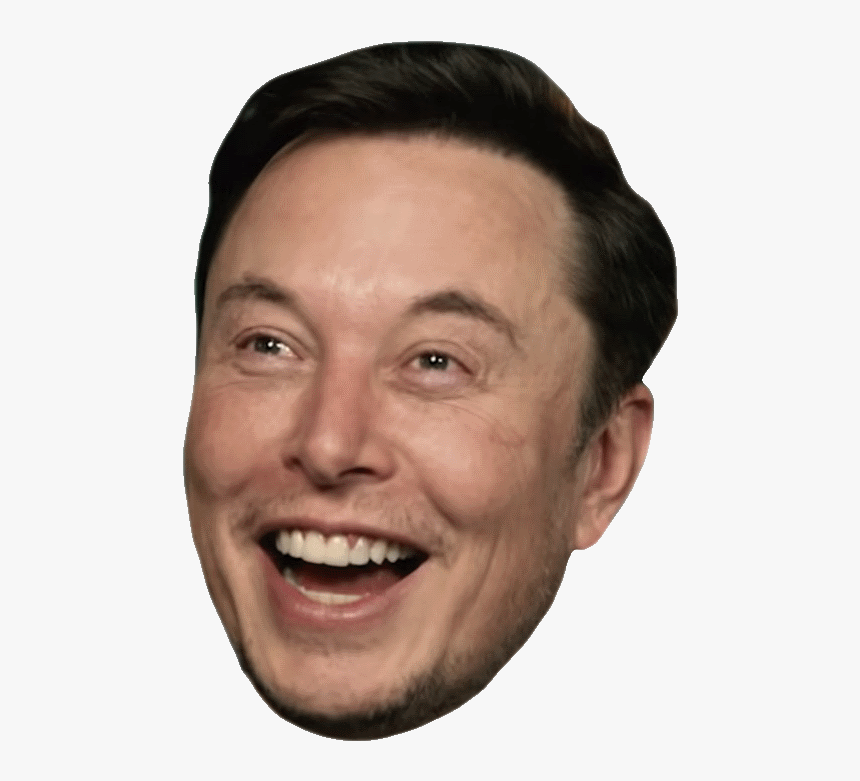
#> input picture elonmusk.png, 860 x 781 px, found by its file name
$ python testfield.py
#> lines starting #> are read from the running program, lines starting #| are printed output that depends on the picture; after the words box and inside, x2 and y2 are one past the last pixel; in counts of white or black regions, pixels touching at a corner belong together
# importing the libraries
import cv2
import numpy as np

# Setup camera
cap = cv2.VideoCapture(0)

# Read logo and resize
logo = cv2.imread('elonmusk.png')
#> logo is the input picture: shape (781, 860, 3); mean B, G, R 181.4, 188.1, 201.7
size = 100
logo = cv2.resize(logo, (size, size))
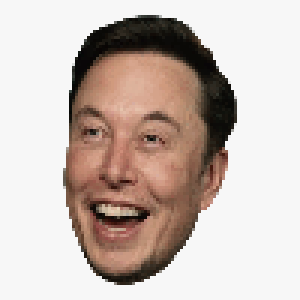
#> logo: shape (100, 100, 3) (shown 3 times larger); mean B, G, R 181.3, 188, 201.6

# Create a mask of logo
img2gray = cv2.cvtColor(logo, cv2.COLOR_BGR2GRAY)
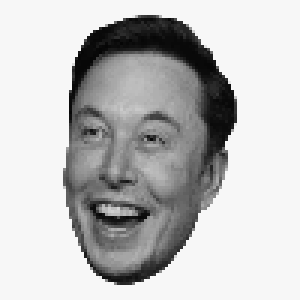
#> img2gray: shape (100, 100) (shown 3 times larger); min 5, max 247, mean 191.3
ret, mask = cv2.threshold(img2gray, 1, 255, cv2.THRESH_BINARY)
#> mask: shape (100, 100); every value is 255


while True:
	# Capture frame-by-frame
	ret, frame = cap.read()
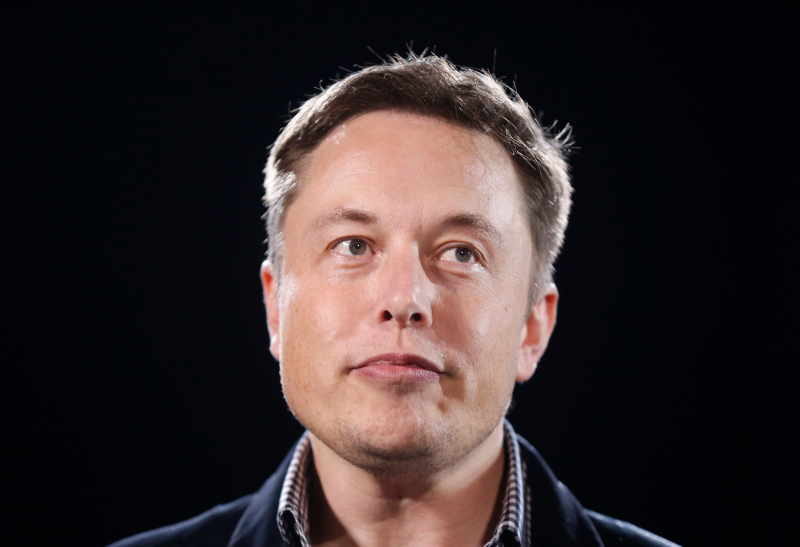
#> input picture elonmusk.jpg, 2400 x 1640 px, given in place of the camera (shown at 1/3 size)
#> frame is the input picture: shape (1640, 2400, 3); mean B, G, R 42.7, 42.1, 52
	cv2.line(frame,(0,0), (300,300),(255,0,0),5) #blue
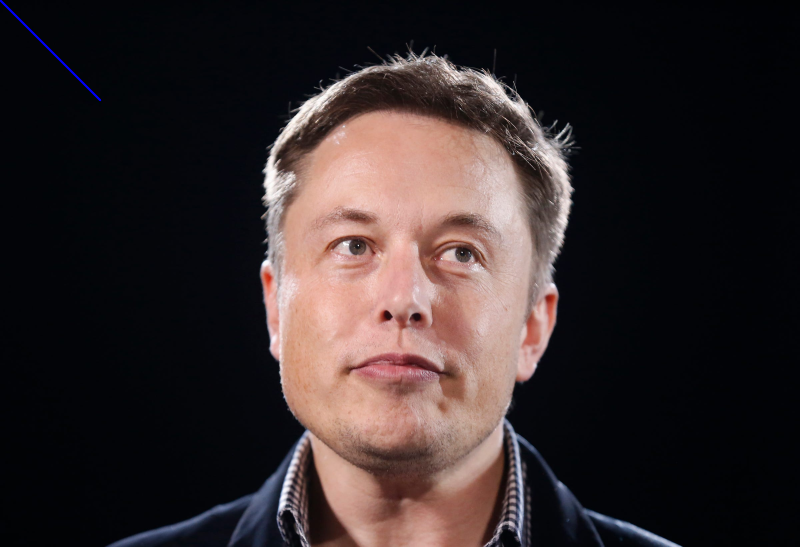
#> frame: shape (1640, 2400, 3) (shown at 1/3 size); 0.07% of pixels changed, all inside (x1, y1, x2, y2) = (0, 0, 304, 304)
	cv2.line(frame,(0,0), (300,0),(0,255,0),5) #green
#> frame: shape (1640, 2400, 3); 0.03% of pixels changed, all inside (x1, y1, x2, y2) = (0, 0, 304, 4)
	cv2.line(frame,(0,0), (0,300),(0,0,255),5) #red
#> frame: shape (1640, 2400, 3); mean B, G, R 42.9, 42.2, 52


	# frame = cv2.cvtColor(frame, cv2.COLOR_BGR2GRAY)

	cv2.imshow('WebCam', frame)
	if cv2.waitKey(1) == ord('q'):
#> (key q is pressed here)
		break

# When everything done, release the capture
cap.release()
cv2.destroyAllWindows()
